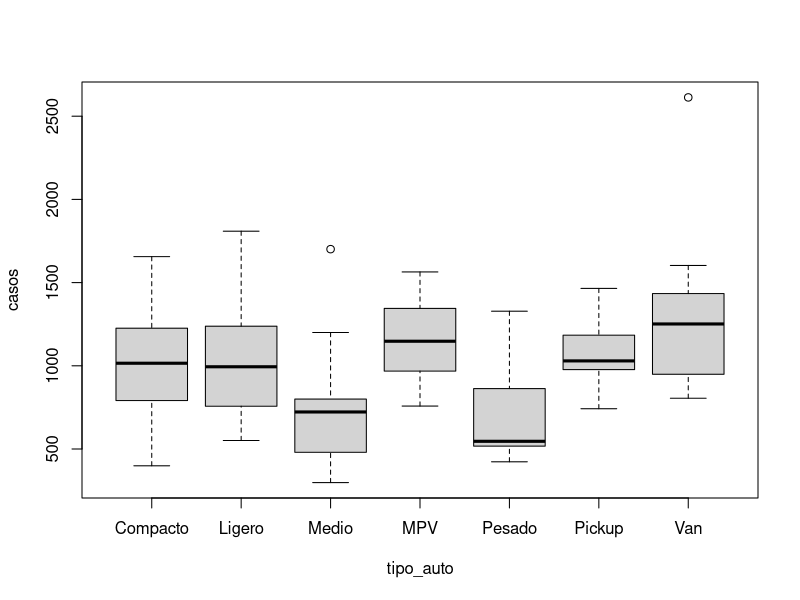
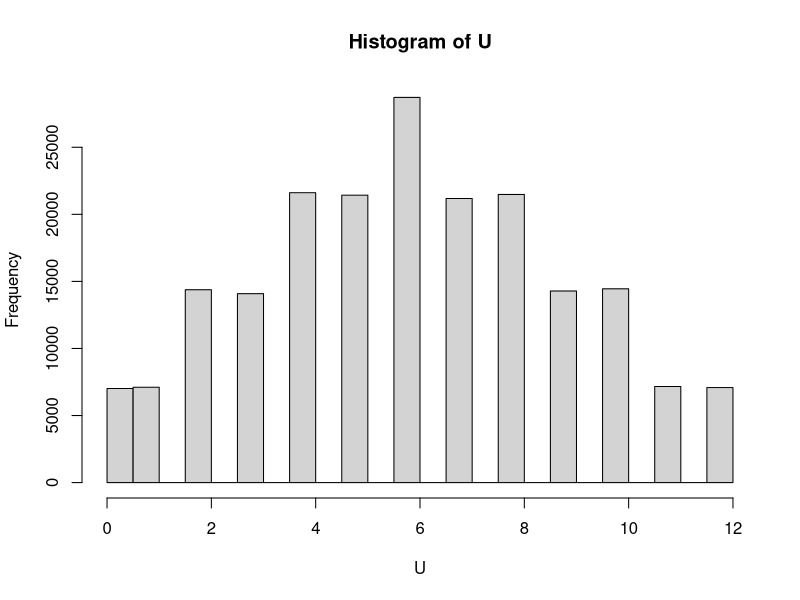
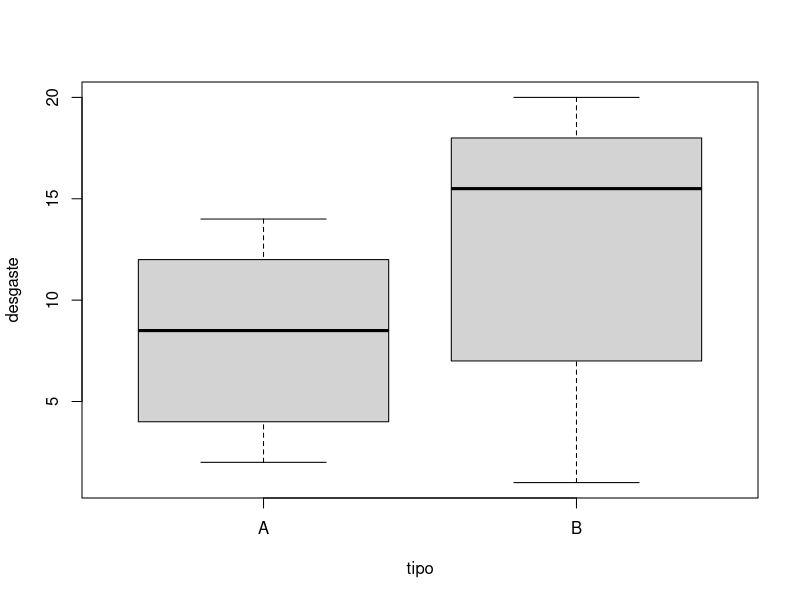

The R script that drew these images, in order:
## ---- chunk 1
muestraUnica <- c(-3, -6, 1, 9, 4, 10, 12)

restasMuestra <- ifelse(muestraUnica-2>0,1,0)
(estadK <- sum(restasMuestra))

pbinom(-.1:7, size = 7, prob = 0.5, lower.tail = F)
## ---- chunk 2
pbinom(5, size = 7, prob = 0.5, lower.tail = F)
## ---- chunk 3
X <- c(126,131,153,125,119,102,116,163)
Y <- c(120,126,152,129,102,105,100,175)
(D <- X - Y)
(K <- sum(D < 2)) #creando el estadístico de prueba
## ---- chunk 4
pbinom(0:8, size = 8, prob = .5)
round(pbinom(-0.01:8,8,0.5,lower.tail = F),6)
## ---- chunk 5
pbinom(1,8,0.5,lower.tail=T) + (1 - pbinom(6,8,0.5))
## ---- chunk 6
(sort(D))
## ---- chunk 7
x <- c(-3,-6,1,9,4,10,12)
  wilcox.test(x, mu=2, alternative="greater",conf.level=0.9)
## ---- chunk 8
1 - psignrank(q = 0:28, n = 7)
## ---- chunk 9
wilcox.test(x=X,y=Y,paired=T, mu=2, alternative="two.sided",conf.level=0.90,
              conf.int=T)
## ---- chunk 10
1 - psignrank(q = 0:36, n = 8)
## ---- chunk 11
wilcox.test(x=X,y=Y,paired=T, mu=2, alternative="two.sided",conf.level=0.90,
              conf.int=T)
## ---- chunk 12
antes <- c(90,83,105,97,110,78)
despues <- c(97,80,110,93,123,84)
D <- despues - antes
sort(D)
## ---- chunk 13
sum(dbinom(4:6,size = 6,prob=0.5))
## ---- chunk 14
pbinom(0:6, size = 6, prob = .5)
round(pbinom(-0.01:6,6,0.5,lower.tail = F),6)
## ---- chunk 15
sum(dbinom(1:5,6,0.5))
(sort(D))
## ---- chunk 16
wilcox.test(antes,despues,mu=0,alternative="greater",paired=T)

## ---- chunk 17
wilcox.test(antes,despues,mu=0,alternative="two.sided",paired=T,conf.level=0.9,conf.int=T)
## ---- chunk 18
X <- c(7.2, 8.3, 5.6, 7.4, 7.8, 5.2, 9.1, 5.8) #datos de la variable aleatoria X
## ---- chunk 19
wilcox.test(x = X, mu = 7.5, alternative = "less")

## ---- chunk 20
restasMuestra <- ifelse(X-7.5>0,1,0)

#estadístico
(estadK <- sum(restasMuestra))

n <- 8
alfa <- 0.05

# p-value
round(pbinom(estadK,n,0.5),6) 
## ---- chunk 21
restasMuestra <- ifelse(X-6>0,1,0)

#estadístico
(estadK <- sum(restasMuestra))

n <- 8

# p-value
round(pbinom(estadK,n,0.95),6) #en nuestro caso debemos recordar que como hemos calculado las D_{i} entonces nuestros estadístico se distribuye Binom(n,1-p) donde p es el percentil considerado
## ---- chunk 22
p <- 0.95 # percentil considerado.
(K <- sum(X > 9))

round(pbinom(K-1,8, 1-p, lower.tail = F),8)

round(pbinom(K,8, .05),8)

## ---- chunk 23
especie_A <- c(5.1, 9.4, 7.2, 8.1, 8.8)
especie_B <- c(2.5, 4.2, 6.9, 5.5, 5.3)
wilcox.test(especie_A, especie_B)
## ---- chunk 24
# Vamos a tomar dos tratamientos de VIH para disminución de la carga viral 
tratA <- c(1626, 144, 110, 1710, 619, 1010, 2530, 232, 2418, 637, 382, 40, 772, 594, 776)
tratB <- c(16200 , 14400 , 2531, 13400, 5246 , 17945, 17667, 9205, 908, 73285, 1167, 174107, 25600)

# Prueba de suma de rangos de wilcoxon y la prueba t 
wilcox.test(tratA, tratB)
t.test(tratA, tratB)
## ---- chunk 25
datos <- data.frame(
  casos = c(791, 846, 1024, 1007, 399, 1279, 407, 1656, 1036, 1226,
             423, 541, 517, 1328, 471, 533, 863, 786, 551, 1068,
             551, 1068, 757, 1114, 920, 1809, 1238, 918, 1339, 603,
             712, 435, 298, 733, 1200, 1701, 707, 790, 800, 480,
             1345, 1269, 1477, 758, 996, 1306, 968, 943, 1026, 1564,
             985, 1074, 742, 985, 1342, 1184, 977, 1465, 892, 1074,
             805, 2613, 903, 949, 1183, 1051, 1387, 1320, 1434, 1603),
  tipo_auto = factor(rep(c("Compacto", "Pesado", "Ligero", "Medio", "MPV", 
                           "Pickup", "Van"),rep(10,7))))
# Vamos a generar boxplots 
with(datos, plot(casos ~ tipo_auto))
# Pruebas de comparación 
kruskal.test(casos ~ tipo_auto, data = datos)

pairwise.wilcox.test(datos$casos, datos$tipo_auto,p.adjust.method = "bonf")

## ---- chunk 26
trt1 <- c(100, 250, 50, 80)
trt2 <- c(112, 240, 58, 82)

# 1. Tomar todas las diferencias y ordenarlas 
d <- outer(trt1, trt2, "-")
dim(d) <- NULL 
d_ord <- sort(d)
median(d) # Hodges-Lehman

# 2. Calcular la mediana de las diferencias 
d0 <- expand.grid(trt1 ,trt2)
(U0 <- sum(d0$Var1 < d0$Var2))  # U0 observada

B <- 200000
U <- numeric(B)
for(i in 1:B){
  x <- sample(c(trt1, trt2),6)
  y <- setdiff(c(trt1, trt2),x)
  d <- expand.grid(x,y)
  U[i] <- sum(d$Var1 < d$Var2)
}
hist(U)

# 3. Encontrar los cuantiles de la distirbución U 

## ---- chunk 27
Pintura_A <- c(2, 3, 4, 6, 8, 9, 10, 12, 13, 14 )
Pintura_B <- c(1, 5, 7, 11, 15, 16, 17, 18, 19, 20)

datos <- data.frame(
  desgaste = c(2, 3, 4, 6, 8, 9, 10, 12, 13, 14 , 1, 5, 7, 11, 15, 16, 17, 18, 19, 20),
  tipo = factor(rep(c("A", "B"),rep(10,2))))


with(datos, plot(desgaste ~ tipo))


wilcox.test(Pintura_A, Pintura_B, alternative = "less")

